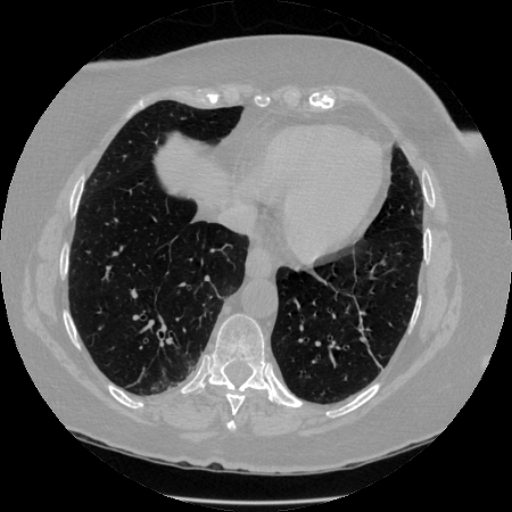
#> input picture image/inputCT.png, 512 x 512 px, found by its file name
$ jupyter execute 'Gamma Correction.ipynb'
#> lines starting #> are read from the running program, lines starting #| are printed output that depends on the picture
# Gamma Correction

Gamma correction is a non-linear operation used to encode and decode luminance or tristimulus values in images or video. It adjusts the brightness and contrast of an image by modifying the pixel intensity values.

## Equation

Gamma correction is performed using the following equation:

I_out = I_in ^ (1 / ?)

Where:
- `I_in` is the input intensity value of a pixel.
- `I_out` is the output intensity value of a pixel.
- `?` (gamma) is the correction factor.

## Usage

Gamma correction is commonly used in image processing to adjust the brightness and contrast of images. By changing the value of the gamma parameter, you can control the overall brightness and contrast of the image. A gamma value greater than 1 will increase the brightness and decrease the contrast, while a gamma value less than 1 will decrease the brightness and increase the contrast.

Gamma correction is particularly useful in situations where the brightness and contrast of images need to be adjusted to improve visibility or enhance certain features.

To learn more about gamma correction, visit the [Gamma Correction Website](https://en.wikipedia.org/wiki/Gamma_correction).

## Gamma Value 2

[cell 1]
import cv2
import numpy as np
import matplotlib.pyplot as plt

read_img_dir = r"D:\Research\Git\CV-ImageProcessing\image\inputCT.png"
read_img = cv2.imread(read_img_dir)
#> read_img is the input picture: shape (512, 512, 3); min 0, max 255, mean 86.9
g = cv2.cvtColor(read_img, cv2.COLOR_BGR2GRAY)  # GRAYSCALE format
gamma = np.array(255*(g / 255) ** 2.0, dtype='uint8')  # applying gamma correction using value = 2
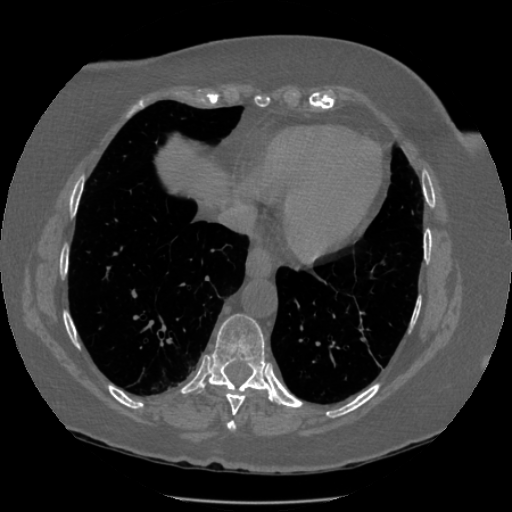
#> gamma: shape (512, 512); min 0, max 255, mean 51.4


plt.figure(figsize=(10, 5))

plt.subplot(1, 2, 1)
plt.imshow(cv2.cvtColor(read_img, cv2.COLOR_BGR2RGB))
plt.title('Original Image')
plt.axis('off')


plt.subplot(1, 2, 2)
plt.imshow(gamma, cmap='gray')
plt.title('Gamma Corrected Image')
plt.axis('off')

plt.show()
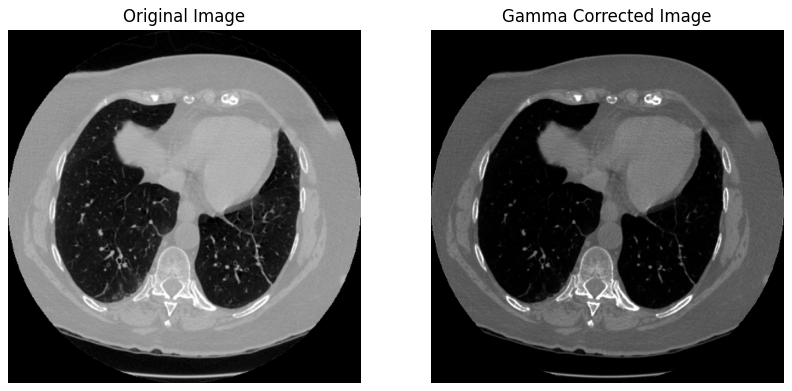
#> figure drawn by matplotlib, 2 panels

## Gamma Value 5

[cell 2]
import cv2
import numpy as np
import matplotlib.pyplot as plt

read_img_dir = r"D:\Research\Git\CV-ImageProcessing\image\inputCT.png"
read_img = cv2.imread(read_img_dir)
g = cv2.cvtColor(read_img, cv2.COLOR_BGR2GRAY)  # GRAYSCALE format
gamma = np.array(255*(g / 255) ** 5.0, dtype='uint8')  # applying gamma correction using value = 5
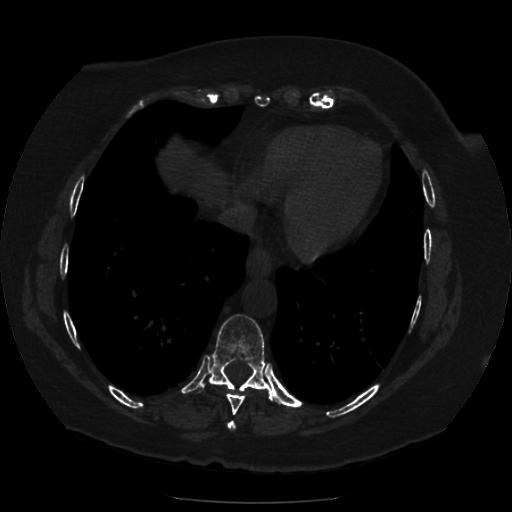
#> gamma: shape (512, 512); min 0, max 255, mean 14.1


plt.figure(figsize=(10, 5))

plt.subplot(1, 2, 1)
plt.imshow(cv2.cvtColor(read_img, cv2.COLOR_BGR2RGB))
plt.title('Original Image')
plt.axis('off')


plt.subplot(1, 2, 2)
plt.imshow(gamma, cmap='gray')
plt.title('Gamma Corrected Image')
plt.axis('off')

plt.show()
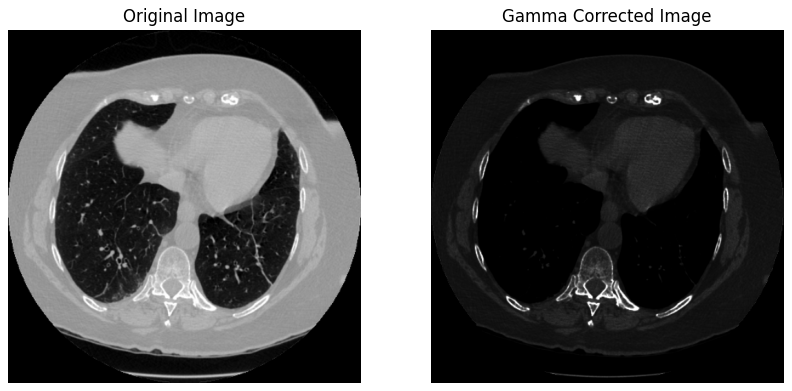
#> figure drawn by matplotlib, 2 panels
